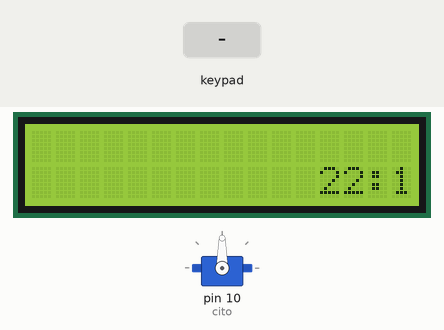
Bench run of a sketch on a simulated Arduino Uno, built with avr-gcc and run on an emulated ATmega328P. Parts: 16×2 character LCD, servo. Inputs (shaded band) come from the test bench. The local clock reads 2024-03-15 10:24:30 at power-on unless the sketch sets it; what the sketch prints to the serial monitor is not drawn.

Above: at 1.2 s.
1.3 s: keypad keys 2 2 0 5 # pressed 0.4 s apart
At 3.4 s:
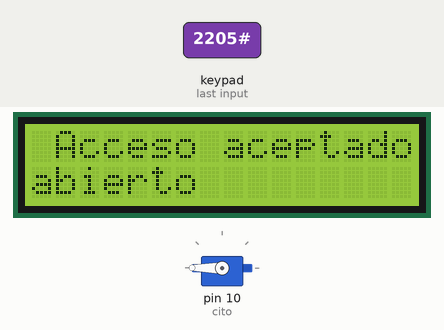
6.0 s: keypad keys 2 2 0 5 * pressed 0.4 s apart
At 8.2 s:
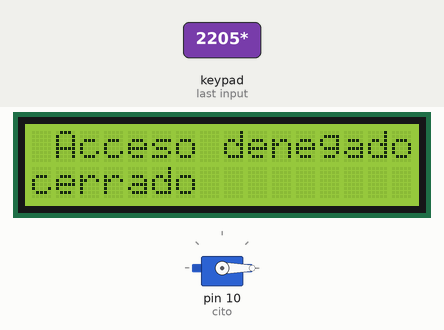
10.8 s: key 'A' pressed
At 12.0 s:
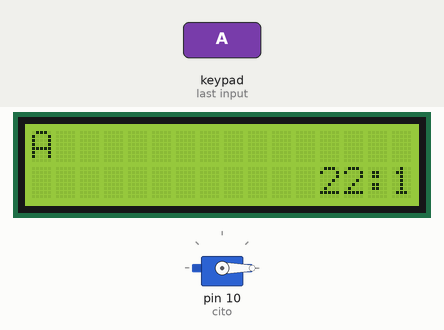
12.3 s: key 'B' pressed
At 12.4 s:
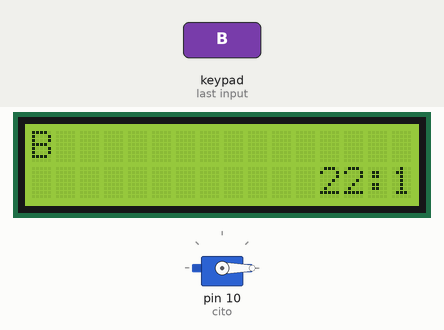
13.9 s: key 'C' pressed
At 15.4 s:
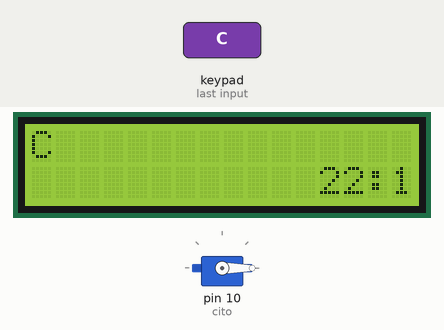
15.7 s: keypad keys 2 2 0 5 D pressed 0.4 s apart
At 16.4 s:
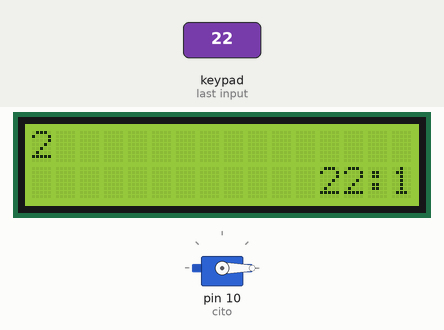
Timing chart, 0 to 18.7 s (numbered marks = the images above; inputs shaded):
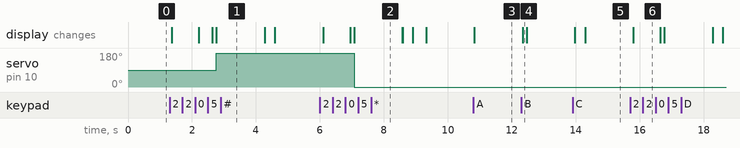

The sketch:

sketch_practica7.ino
```cpp
#include <Keypad.h>
#include <Servo.h>
#include <Wire.h>		// incluye libreria para interfaz I2C
#include <RTClib.h>		// incluye libreria para el manejo del modulo RTC
#include <LiquidCrystal_I2C.h>

Servo cito; //variable para poder usar el servomotor

RTC_DS3231 rtc;			// crea objeto del tipo RTC_DS3231

#define direccion_lcd 0x27
#define filas 2
#define columnas 16
LiquidCrystal_I2C lcd(direccion_lcd, columnas, filas);

const int FILAS = 4;
const int COLUMNAS= 4;
char keys[FILAS][COLUMNAS]={
  {'1','2','3','A'},
  {'4','5','6','B'},
  {'7','8','9','C'},
  {'*','0','#','D'}
};
byte pinesFila[FILAS]={9,8,7,6};
byte pinesColumna[COLUMNAS]={5,4,3,2};

Keypad teclado=Keypad(makeKeymap(keys), pinesFila, pinesColumna,FILAS,COLUMNAS);

char teclaPrecionada;

char pass[5]="2205"; //Poner en el arreglo 1 posicion mas a la que tendra la contraseña correcta
char ingresaPass[5]; // tiene que tener el mismo tamaño del arreglo de la contraseña correcta
int indice=0;

void setup()
{
  Serial.begin(9600);		// inicializa comunicacion serie a 9600 bps

  rtc.begin();	//Inicializa el modulo RTC

 rtc.adjust(DateTime(__DATE__, __TIME__));	// funcion que permite establecer fecha y horario

 lcd.init();
 lcd.backlight();

 cito.attach(10);//activamos el pin del servo
}

void loop()
{
  DateTime tiempo = rtc.now();			// funcion que obtiene la hora de la fecha completa
  Serial.print(tiempo.hour());     /*muestra las horas, minutos y segundos en el monitor serial*/
  Serial.print(":");
  Serial.print(tiempo.minute());
  Serial.print(":");
  Serial.println(tiempo.second()); /**/
  lcd.setCursor(12,1);
  lcd.print(tiempo.hour());        /*muestra las horas y minutos en el LCD*/
  lcd.print(":");
  lcd.print(tiempo.minute());      /**/
  delay(100);

  teclaPrecionada=teclado.getKey(); //detecta que en el teclado se pulso un boton
  if(teclaPrecionada){
    ingresaPass[indice]=teclaPrecionada; // le asigna lo que ingresamos a el arreglo que va a ser comparado
    indice++; //cambiara la posicion del arreglo para poder asignar los caracteres
    lcd.setCursor(0,0);
    lcd.print(teclaPrecionada);
    delay(100);

  }

  if(indice==4){ //cuando se llegue al limite del arreglo verificara si esta correcta o no la contraseña
    if(strcmp(pass,ingresaPass)==0){ //Verifica que la contraseña esta correcta
      lcd.setCursor(0,0);
      lcd.clear();
      lcd.print(" Acceso aceptado");
      lcd.setCursor(0,1);
      lcd.print("abierto ");
      cito.write(180);
      delay(1500);
      lcd.clear();
    }
    else{
      lcd.setCursor(0,0);
      lcd.clear();
      lcd.print(" Acceso denegado");
      lcd.setCursor(0,1);
      lcd.print("cerrado ");
      cito.write(0);
      delay(1500);
      lcd.clear();
    }
    indice=0;
  }
}
```

Measured:
- after the input at 1.3 s, servo on pin 10 (cito): 90° → 180° after 1.5 s; the display: first changes after 0.06 s (image 1 shows a later state)
- after the input at 6.0 s, servo on pin 10 (cito): 180° → 0° after 1.1 s; the display: first changes after 0.10 s (image 2 shows a later state)
- after the input at 10.8 s, the display: changes at once (image 3)
- after the input at 12.3 s, the display: changes at once (image 4)
- after the input at 13.9 s, the display: first differs from a run without the input after 0.39 s (image 5)
- after the input at 15.7 s, the display: changes after 0.10 s (image 6)
